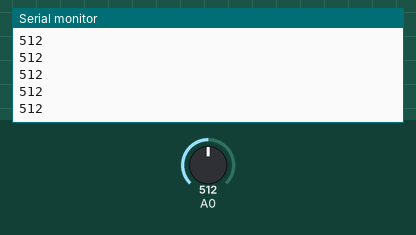
This sketch was run on a simulated Arduino Uno, built with avr-gcc and run on an emulated ATmega328P. Shown: the last lines printed to the serial monitor. The inputs (shaded band) are chosen by the test bench; at power-on: A0 = 512.

Above: at 1.2 s.
1.3 s: A0 set to 716
At 2.0 s:
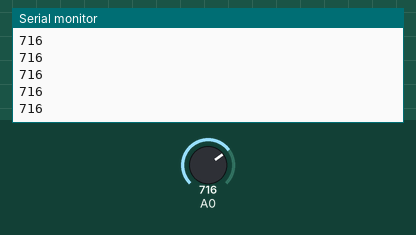
2.8 s: A0 set to 900
At 3.8 s:
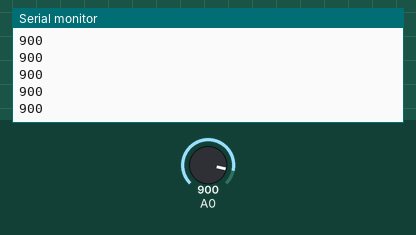
Timing chart, 0 to 5.8 s (numbered marks = the images above; inputs shaded):
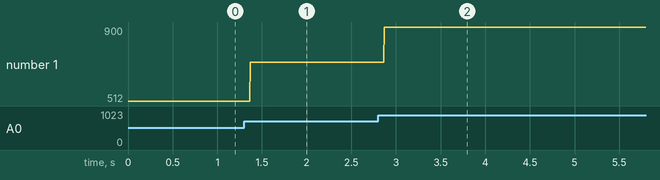

The sketch:

Circuit6-ReadPot.ino
```cpp
//Create variable representing the position of the potentiometer
int potValue; // int = integer, i.e whole number

void setup() {
  //Initialise USB ports
  Serial.begin(9600);
  //Set pin A0 to input mode
  pinMode(A0, INPUT);
}

void loop() {
  //Set potValue variable to the analog value detected on pin A0
  potValue = analogRead(0); //~0 = close to one side, ~1023 = closer to the other side
  //Print line of text to serial monitor containing the value of the potValue variable
  Serial.println(potValue);
}
```

Measured:
- after the input at 1.3 s, the serial monitor: prints a new line after 0.07 s (image 1)
- after the input at 2.8 s, the serial monitor: prints a new line after 0.07 s (image 2)
- plotted number 1: 512 → 716 after the input at 1.3 s, 716 → 900 after the input at 2.8 s
